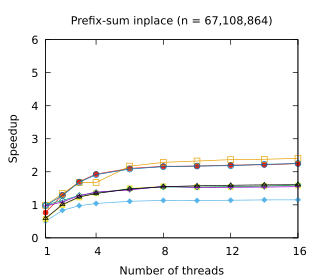

The script that saved this image:
set title "Prefix-sum inplace (n = 67,108,864)"
set terminal pdf size 3.2,2.8
set output "./results/Prefix-sum_inplace_n___67,108,864.pdf"
set key off
set xrange [1:16]
set xtics (1, 4, 8, 12, 16, 20, 24, 28, 32)
set xlabel "Number of threads"
set yrange [0:6]
set ylabel "Speedup"
plot './results/Prefix-sum_inplace_n___67,108,864.dat' using 1:2 title "Scan-then-propagate" ls 3 lw 1 pointsize 0.6 pointtype 13 with linespoints, \
  './results/Prefix-sum_inplace_n___67,108,864.dat' using 1:3 title "Reduce-then-scan" ls 5 lw 1 pointsize 0.6 with linespoints, \
  './results/Prefix-sum_inplace_n___67,108,864.dat' using 1:4 title "Chained scan" ls 7 lw 1 pointsize 0.6 with linespoints, \
  './results/Prefix-sum_inplace_n___67,108,864.dat' using 1:5 title "Assisted scan-t.-prop." ls 2 lw 1 pointsize 0.7 pointtype 12 with linespoints, \
  './results/Prefix-sum_inplace_n___67,108,864.dat' using 1:6 title "Assisted reduce-t.-scan" ls 4 lw 1 pointsize 0.7 with linespoints, \
  './results/Prefix-sum_inplace_n___67,108,864.dat' using 1:7 title "Adaptive chained scan" ls 6 lw 1 pointsize 0.7 with linespoints, \
  './results/Prefix-sum_inplace_n___67,108,864.dat' using 1:8 title "oneTBB" ls 1 lw 1 pointsize 0.6 with linespoints, \
  './results/Prefix-sum_inplace_n___67,108,864.dat' using 1:9 title "ParlayLib" ls 8 lw 1 pointsize 0.6 with linespoints
